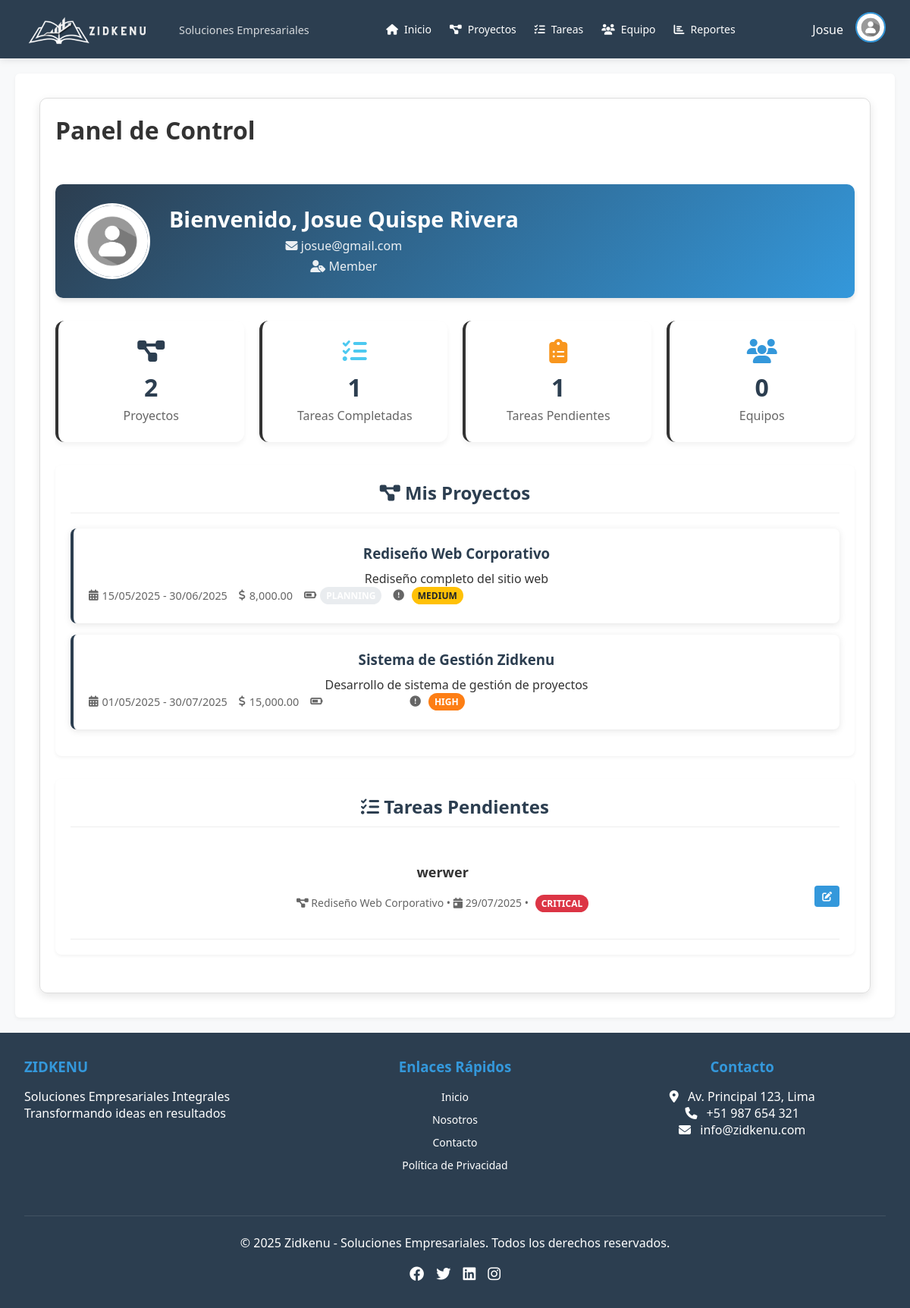
Screenshot of /pantallas/home_screen.php (signed in) with the database file from the repository.
### tables this page shows
CREATE TABLE `users` (
  `id` int(11) NOT NULL,
  `username` varchar(50) NOT NULL,
  `password` varchar(255) NOT NULL,
  `email` varchar(100) NOT NULL,
  `nombres` varchar(50) NOT NULL,
  `apellidos` varchar(50) NOT NULL,
  `fecha_nacimiento` date NOT NULL,
  `dni` int(8) NOT NULL,
  `celular` int(9) NOT NULL,
  `foto_perfil` varchar(255) DEFAULT '../assets/foto_perfil/default.png',
  `role` enum('admin','manager','member') NOT NULL DEFAULT 'member',
  `created_at` timestamp NOT NULL DEFAULT current_timestamp(),
  `updated_at` timestamp NOT NULL DEFAULT current_timestamp() ON UPDATE current_timestamp()
);

CREATE TABLE `projects` (
  `id` int(11) NOT NULL,
  `name` varchar(100) NOT NULL,
  `description` text DEFAULT NULL,
  `client_id` int(11) DEFAULT NULL,
  `manager_id` int(11) NOT NULL,
  `start_date` date NOT NULL,
  `end_date` date DEFAULT NULL,
  `budget` decimal(15,2) DEFAULT NULL,
  `status` enum('planning','in_progress','on_hold','completed','cancelled') NOT NULL DEFAULT 'planning',
  `priority` enum('low','medium','high','critical') NOT NULL DEFAULT 'medium',
  `created_at` timestamp NOT NULL DEFAULT current_timestamp(),
  `updated_at` timestamp NOT NULL DEFAULT current_timestamp() ON UPDATE current_timestamp()
);

CREATE TABLE `tasks` (
  `id` int(11) NOT NULL,
  `project_id` int(11) NOT NULL,
  `title` varchar(255) NOT NULL,
  `description` text DEFAULT NULL,
  `assigned_to` int(11) DEFAULT NULL,
  `created_by` int(11) NOT NULL,
  `due_date` date DEFAULT NULL,
  `status` enum('not_started','in_progress','completed','deferred','cancelled') NOT NULL DEFAULT 'not_started',
  `priority` enum('low','medium','high','critical') NOT NULL DEFAULT 'medium',
  `progress` tinyint(3) NOT NULL DEFAULT 0,
  `created_at` timestamp NOT NULL DEFAULT current_timestamp(),
  `updated_at` timestamp NOT NULL DEFAULT current_timestamp() ON UPDATE current_timestamp()
);

### pantallas/home_screen.php (the view, shortened to what this page needs)
<?php
require '../conexion/config.php';
$user_stmt = $pdo->prepare("SELECT * FROM users WHERE id = ?");
$user_stmt->execute([$_SESSION['user_id']]);
$user = $user_stmt->fetch();
$fotoPerfil = file_exists($user['foto_perfil']) ? $user['foto_perfil'] : '../assets/foto_perfil/default.jpg';
$projects_stmt = $pdo->prepare("SELECT p.* FROM projects p
                              JOIN project_team pt ON p.id = pt.project_id
                              WHERE pt.user_id = ? ORDER BY p.end_date ASC");
$projects_stmt->execute([$_SESSION['user_id']]);
$projects = $projects_stmt->fetchAll();
$tasks_stmt = $pdo->prepare("SELECT t.*, p.name as project_name FROM tasks t
                            JOIN projects p ON t.project_id = p.id
                            WHERE t.assigned_to = ? AND t.status != 'completed'
                            ORDER BY t.due_date ASC LIMIT 5");
$tasks_stmt->execute([$_SESSION['user_id']]);
$tasks = $tasks_stmt->fetchAll();
$stats_stmt = $pdo->prepare("SELECT
                            (SELECT COUNT(*) FROM projects p JOIN project_team pt ON p.id = pt.project_id WHERE pt.user_id = ?) as total_projects,
                            (SELECT COUNT(*) FROM tasks WHERE assigned_to = ? AND status = 'completed') as completed_tasks,
                            (SELECT COUNT(*) FROM tasks WHERE assigned_to = ? AND status != 'completed') as pending_tasks");
$stats_stmt->execute([$_SESSION['user_id'], $_SESSION['user_id'], $_SESSION['user_id']]);
$stats = $stats_stmt->fetch();
$teams_stmt = $pdo->prepare("SELECT t.* FROM teams t
                            JOIN team_members tm ON t.id = tm.team_id
                            WHERE tm.user_id = ?");
$teams_stmt->execute([$_SESSION['user_id']]);
$teams = $teams_stmt->fetchAll();
?>
<!DOCTYPE html>
<html lang="es">
<head>
    <link rel="stylesheet" href="../css/style.css">
    <link rel="stylesheet" href="https://cdnjs.cloudflare.com/ajax/libs/font-awesome/6.0.0/css/all.min.css">
</head>
<body>
    <?php include '../estructura/header.php'; ?>
    <div class="container">
        <div class="dashboard-header">
            <h1>Panel de Control</h1>
        </div>
        <div class="welcome-section">
            <img src="<?= htmlspecialchars($fotoPerfil) ?>" alt="Foto de perfil" class="profile-img">
            <div class="user-info">
                <h1>Bienvenido, <?= htmlspecialchars($user['nombres'] . ' ' . htmlspecialchars($user['apellidos'])) ?></h1>
                <p><i class="fas fa-envelope"></i> <?= htmlspecialchars($user['email']) ?></p>
                <p><i class="fas fa-user-tag"></i> <?= ucfirst(htmlspecialchars($user['role'])) ?></p>
            </div>
        </div>
        <div class="stats-grid">
            <div class="stat-card">
                <i class="fas fa-project-diagram" style="color: var(--primary-color);"></i>
                <h3><?= htmlspecialchars($stats['total_projects']) ?></h3>
                <p>Proyectos</p>
            </div>
            <div class="stat-card">
                <i class="fas fa-tasks" style="color: var(--success-color);"></i>
                <h3><?= htmlspecialchars($stats['completed_tasks']) ?></h3>
                <p>Tareas Completadas</p>
            </div>
            <div class="stat-card">
                <i class="fas fa-clipboard-list" style="color: var(--warning-color);"></i>
                <h3><?= htmlspecialchars($stats['pending_tasks']) ?></h3>
                <p>Tareas Pendientes</p>
            </div>
            <div class="stat-card">
                <i class="fas fa-users" style="color: var(--secondary-color);"></i>
                <h3><?= count($teams) ?></h3>
                <p>Equipos</p>
            </div>
        </div>
        <div class="projects-section">
            <div class="section-header">
                <h2><i class="fas fa-project-diagram"></i> Mis Proyectos</h2>
            </div>
            <?php if (empty($projects)): ?>
                <p>No tienes proyectos asignados.</p>
            <?php else: ?>
                <?php foreach ($projects as $project): ?>
                    <div class="project-card">
                        <h3><?= htmlspecialchars($project['name']) ?></h3>
                        <p><?= htmlspecialchars($project['description']) ?></p>
                        <div class="project-meta">
                            <span>
                                <i class="fas fa-calendar-alt"></i>
                                <?= date('d/m/Y', strtotime($project['start_date'])) ?> -
                                <?= $project['end_date'] ? date('d/m/Y', strtotime($project['end_date'])) : 'Sin fecha fin' ?>
                            </span>
                            <span>
                                <i class="fas fa-dollar-sign"></i>
                                <?= $project['budget'] ? number_format($project['budget'], 2) : 'Sin presupuesto' ?>
                            </span>
                            <span>
                                <i class="fas fa-battery-three-quarters"></i>
                                <span class="status-badge status-<?= str_replace('_', '-', $project['status']) ?>">
                                    <?= str_replace('_', ' ', $project['status']) ?>
                                </span>
                            </span>
                            <span>
                                <i class="fas fa-exclamation-circle"></i>
                                <span class="priority-badge priority-<?= $project['priority'] ?>">
                                    <?= $project['priority'] ?>
                                </span>
                            </span>
                        </div>
                    </div>
                <?php endforeach; ?>
            <?php endif; ?>
        </div>
        <div class="tasks-section">
            <div class="section-header">
                <h2><i class="fas fa-tasks"></i> Tareas Pendientes</h2>
            </div>
            <?php if (empty($tasks)): ?>
                <p>No tienes tareas pendientes.</p>
            <?php else: ?>
                <?php foreach ($tasks as $task): ?>
                    <div class="task-item">
                        <div class="task-info">
                            <div class="task-title"><?= htmlspecialchars($task['title']) ?></div>
                            <div class="task-meta">
                                <span><i class="fas fa-project-diagram"></i> <?= htmlspecialchars($task['project_name']) ?></span> •
                                <span><i class="fas fa-calendar-day"></i> <?= date('d/m/Y', strtotime($task['due_date'])) ?></span> •
                                <span class="priority-badge priority-<?= $task['priority'] ?>">
                                    <?= $task['priority'] ?>
                                </span>
                            </div>
                        </div>
                        <div class="task-actions">
                            <a href="../tareas/edit_task.php?id=<?= $task['id'] ?>" class="btn" style="padding: 5px 10px; font-size: 0.8rem;">
                                <i class="fas fa-edit"></i>
                            </a>
                        </div>
                    </div>
                <?php endforeach; ?>
            <?php endif; ?>
        </div>
    </div>
    <?php include '../estructura/footer.php'; ?>
</body>
</html>

### estructura/header.php (shortened to what this page needs)
<?php
if (session_status() === PHP_SESSION_NONE) {
    session_start();
}require_once __DIR__ . '/../conexion/config.php';
?>
<!DOCTYPE html>
<html lang="es">
<head>
    <link rel="stylesheet" href="https://cdnjs.cloudflare.com/ajax/libs/font-awesome/6.4.0/css/all.min.css">
    <link rel="stylesheet" href="../css/style.css">
</head>
<body>
    <header class="navbar">
        <div class="logo-container">
            <img src="<?= BASE_URL ?>assets/img/zidkenu_logo.png" alt="Zidkenu Logo" class="logo-img">
            <div>
                <span class="logo-slogan">Soluciones Empresariales</span>
            </div>
        </div>
        <nav class="nav-links">
            <a href="<?= BASE_URL ?>./pantallas/home_screen.php"><i class="fas fa-home"></i> Inicio</a>
            <a href="<?= BASE_URL ?>./pantallas/projects.php"><i class="fas fa-project-diagram"></i> Proyectos</a>
            <a href="<?= BASE_URL ?>./pantallas/tareas/tasks.php"><i class="fas fa-tasks"></i> Tareas</a>
            <a href="<?= BASE_URL ?>./pantallas/team.php"><i class="fas fa-users"></i> Equipo</a>
            <a href="<?= BASE_URL ?>./pantallas/reports.php"><i class="fas fa-chart-bar"></i> Reportes</a>
        </nav>
        <?php if (isset($_SESSION['user_id'])): ?>
        <div class="user-menu">
            <span class="username"><?= htmlspecialchars($user['nombres'] ?? 'Usuario') ?></span>
            <div class="dropdown">
                <img src="<?= BASE_URL . '/' . htmlspecialchars($_SESSION['user_avatar'] ?? $user['foto_perfil'] ?? 'default.jpg') ?>" alt="Avatar" class="avatar" id="avatarBtn">
            </div>
        </div>
        <?php endif; ?>
    </header>
    <main class="main-content">

### rows the page displays
users: nombres "Josue", foto_perfil (placeholder picture), nombres+apellidos "Josue Quispe Rivera", email "josue@gmail.com", role "Member"
projects: name "Rediseño Web Corporativo", description "Rediseño completo del sitio web", start_date "15/05/2025", end_date "30/06/2025", budget "8,000.00", status "PLANNING", priority "MEDIUM"
projects: name "Sistema de Gestión Zidkenu", description "Desarrollo de sistema de gestión de proyectos", start_date "01/05/2025", end_date "30/07/2025", budget "15,000.00", priority "HIGH"
tasks: title "werwer", project.name "Rediseño Web Corporativo", due_date "29/07/2025", priority "CRITICAL"

### other values shown
$stats['total_projects'] "2"
$stats['completed_tasks'] "1"
$stats['pending_tasks'] "1"
count($teams) "0"
